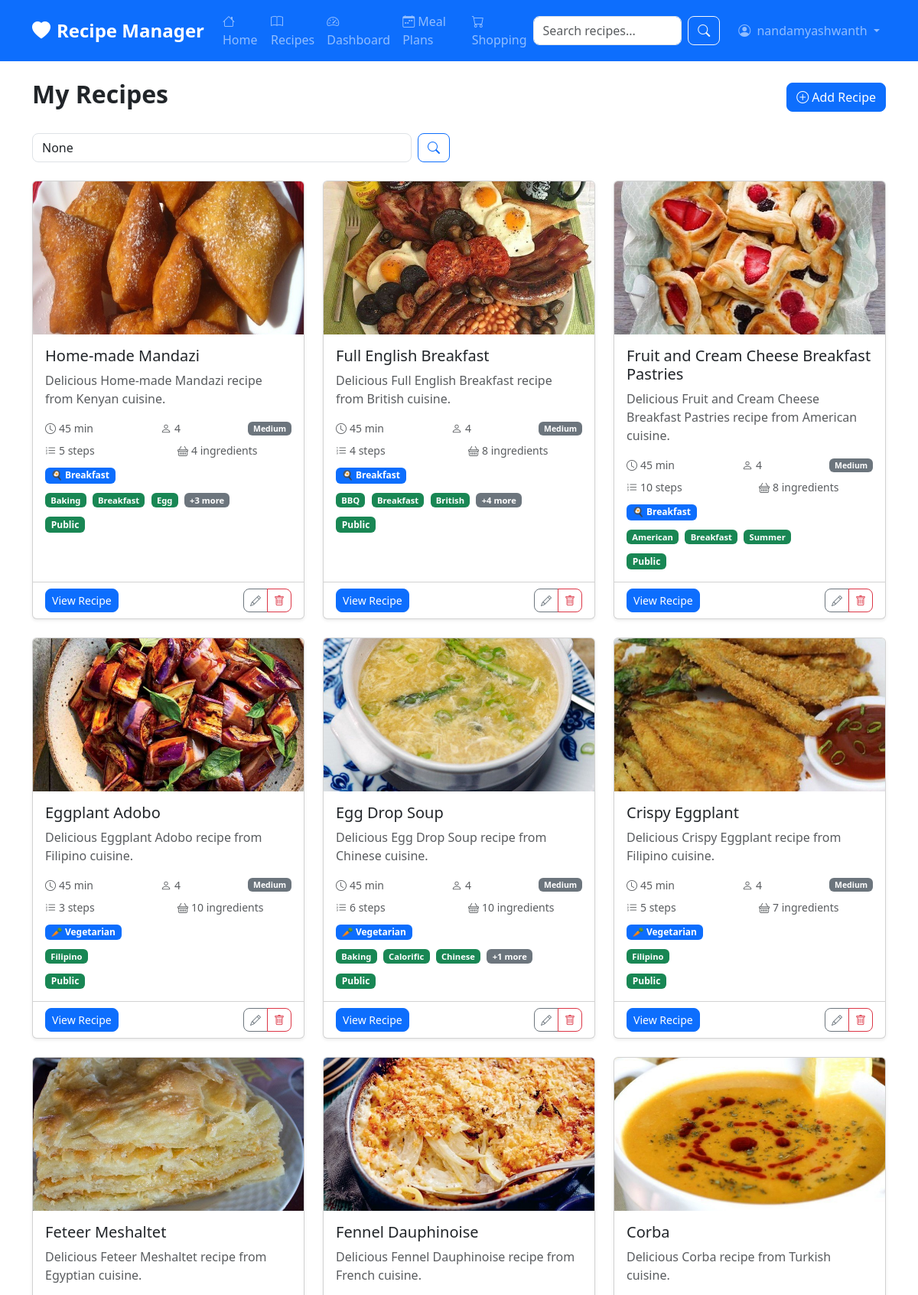
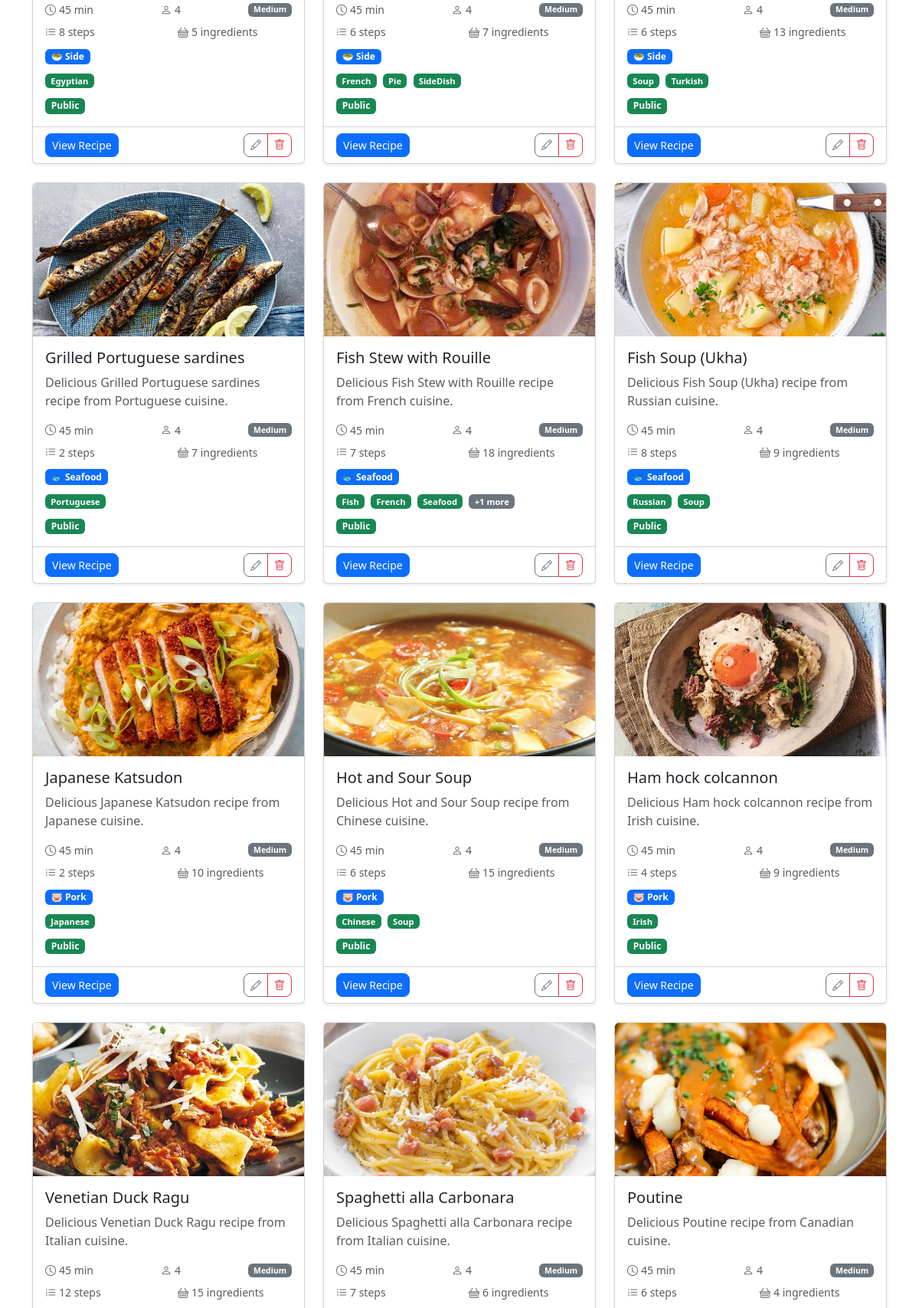
Screenshot of /recipes/my-recipes/ (signed in, upper part) with the database file from the repository (2 pictures, top to bottom).
### apps/users/models.py (models this page shows, shortened)
class User(AbstractUser):
    email = models.EmailField(unique=True)
    first_name = models.CharField(max_length=30)
    last_name = models.CharField(max_length=30)
    avatar = models.ImageField(upload_to='avatars/', blank=True, null=True)
    bio = models.TextField(max_length=500, blank=True)
    location = models.CharField(max_length=100, blank=True)
    birth_date = models.DateField(null=True, blank=True)
    dietary_preferences = models.CharField(max_length=200, blank=True)
    cooking_skill_level = models.CharField(
        max_length=20,
        choices=[
            ('beginner', 'Beginner'),
            ('intermediate', 'Intermediate'),
            ('advanced', 'Advanced'),
            ('expert', 'Expert'),
        ],
        default='beginner'
    )

### apps/recipes/models.py (models this page shows, shortened)
class Recipe(models.Model):
    DIFFICULTY_CHOICES = [
        ('easy', 'Easy'),
        ('medium', 'Medium'),
        ('hard', 'Hard'),
    ]
    title = models.CharField(max_length=200)
    description = models.TextField()
    instructions = models.TextField()
    prep_time = models.PositiveIntegerField(help_text='Preparation time in minutes')
    cook_time = models.PositiveIntegerField(help_text='Cooking time in minutes')
    servings = models.PositiveIntegerField(default=4)
    difficulty = models.CharField(max_length=10, choices=DIFFICULTY_CHOICES, default='easy')
    author = models.ForeignKey(User, on_delete=models.CASCADE, related_name='recipes')
    category = models.ForeignKey(Category, on_delete=models.SET_NULL, null=True, blank=True)
    tags = models.ManyToManyField(Tag, blank=True)
    image = models.ImageField(upload_to='recipes/', blank=True, null=True)
    created_at = models.DateTimeField(auto_now_add=True)
    updated_at = models.DateTimeField(auto_now=True)
    is_public = models.BooleanField(default=True)
    featured = models.BooleanField(default=False)
    class Meta:
        ordering = ['-created_at']
    @property
    def total_time(self):
        return self.prep_time + self.cook_time

class Category(models.Model):
    name = models.CharField(max_length=100, unique=True)
    description = models.TextField(blank=True)
    icon = models.CharField(max_length=50, blank=True)
    color = models.CharField(max_length=7, default='#007bff')
    class Meta:
        verbose_name_plural = 'Categories'
        ordering = ['name']

class Tag(models.Model):
    name = models.CharField(max_length=50, unique=True)
    color = models.CharField(max_length=7, default='#6c757d')
    class Meta:
        ordering = ['name']

### apps/recipes/views.py (the view)
# urls.py: path('my-recipes/', views.my_recipes, name='my_recipes'),
@login_required
def my_recipes(request):
    recipes = Recipe.objects.filter(author=request.user).select_related('category').prefetch_related(
        'ingredients__ingredient',
        'steps',
        'tags'
    ).order_by('-created_at')
    search_query = request.GET.get('search')
    if search_query:
        recipes = recipes.filter(
            Q(title__icontains=search_query) |
            Q(description__icontains=search_query) |
            Q(instructions__icontains=search_query)
        )
    context = {
        'recipes': recipes,
        'search_query': search_query,
    }
    return render(request, 'recipes/my_recipes.html', context)

### templates/recipes/my_recipes.html (shortened to what this page needs)
{% extends 'base.html' %}
{% load static %}
{% block content %}
<div class="container">
    <div class="row">
        <div class="col-12">
            <div class="d-flex justify-content-between align-items-center mb-4">
                <h2 class="fw-bold">My Recipes</h2>
                <a href="{% url 'recipes:create' %}" class="btn btn-primary">
                    <i class="bi bi-plus-circle me-1"></i>Add Recipe
                </a>
            </div>
            <div class="row mb-4">
                <div class="col-md-6">
                    <form method="GET" class="d-flex">
                        <input type="text" name="search" class="form-control me-2"
                               placeholder="Search my recipes..." value="{{ search_query }}">
                        <button type="submit" class="btn btn-outline-primary">
                            <i class="bi bi-search"></i>
                        </button>
                    </form>
                </div>
            </div>
            {% if recipes %}
                <div class="row g-4">
                    {% for recipe in recipes %}
                        <div class="col-md-6 col-lg-4">
                            <div class="card h-100 shadow-sm">
                                {% if recipe.image %}
                                    <img src="{{ recipe.image.url }}" class="card-img-top"
                                         alt="{{ recipe.title }}" style="height: 200px; object-fit: cover;">
                                {% else %}
                                    <div class="card-img-top bg-light d-flex align-items-center justify-content-center"
                                         style="height: 200px;">
                                        <i class="bi bi-image display-4 text-muted"></i>
                                    </div>
                                {% endif %}
                                <div class="card-body">
                                    <h5 class="card-title">{{ recipe.title }}</h5>
                                    <p class="card-text text-muted">{{ recipe.description|truncatechars:100 }}</p>
                                    <div class="d-flex justify-content-between align-items-center small text-muted mb-2">
                                        <span><i class="bi bi-clock me-1"></i>{{ recipe.total_time }} min</span>
                                        <span><i class="bi bi-person me-1"></i>{{ recipe.servings }}</span>
                                        <span class="badge bg-secondary">{{ recipe.get_difficulty_display }}</span>
                                    </div>
                                    <div class="row small text-muted mb-2">
                                        <div class="col-6">
                                            <i class="bi bi-list-ol me-1"></i>{{ recipe.steps.count }} step{{ recipe.steps.count|pluralize }}
                                        </div>
                                        <div class="col-6">
                                            <i class="bi bi-basket me-1"></i>{{ recipe.ingredients.count }} ingredient{{ recipe.ingredients.count|pluralize }}
                                        </div>
                                    </div>
                                    {% if recipe.category %}
                                        <div class="mb-2">
                                            <span class="badge bg-primary">
                                                {{ recipe.category.icon }} {{ recipe.category.name }}
                                            </span>
                                        </div>
                                    {% endif %}
                                    {% if recipe.tags.exists %}
                                        <div class="mb-2">
                                            {% for tag in recipe.tags.all|slice:":3" %}
                                                <span class="badge bg-success me-1" style="font-size: 0.7rem;">{{ tag.name }}</span>
                                            {% endfor %}
                                            {% if recipe.tags.count > 3 %}
                                                <span class="badge bg-secondary" style="font-size: 0.7rem;">+{{ recipe.tags.count|add:"-3" }} more</span>
                                            {% endif %}
                                        </div>
                                    {% endif %}
                                    <div class="mt-2">
                                        {% if recipe.is_public %}
                                            <span class="badge bg-success">Public</span>
                                        {% else %}
                                            <span class="badge bg-secondary">Private</span>
                                        {% endif %}
                                    </div>
                                </div>
                                <div class="card-footer bg-transparent">
                                    <div class="d-flex justify-content-between">
                                        <a href="{% url 'recipes:detail' recipe.pk %}" class="btn btn-primary btn-sm">
                                            View Recipe
                                        </a>
                                        <div class="btn-group" role="group">
                                            <a href="{% url 'recipes:edit' recipe.pk %}" class="btn btn-outline-secondary btn-sm">
                                                <i class="bi bi-pencil"></i>
                                            </a>
                                            <a href="{% url 'recipes:delete' recipe.pk %}" class="btn btn-outline-danger btn-sm">
                                                <i class="bi bi-trash"></i>
                                            </a>
                                        </div>
                                    </div>
                                </div>
                            </div>
                        </div>
                    {% endfor %}
                </div>
            {% endif %}
        </div>
    </div>
</div>
{% endblock %}

### templates/base.html (shortened to what this page needs)
<!DOCTYPE html>
<html lang="en">
<head>
    <link href="https://cdn.jsdelivr.net/npm/bootstrap@5.3.0/dist/css/bootstrap.min.css" rel="stylesheet">
    <link rel="stylesheet" href="https://cdn.jsdelivr.net/npm/bootstrap-icons@1.11.0/font/bootstrap-icons.css">
    {% load static %}
    <link rel="stylesheet" href="{% static 'css/style.css' %}">
</head>
<body>
    <nav class="navbar navbar-expand-lg navbar-dark bg-primary">
        <div class="container">
            <a class="navbar-brand fw-bold" href="{% url 'core:home' %}">
                <i class="bi bi-heart-fill me-2"></i>Recipe Manager
            </a>
            <div class="collapse navbar-collapse" id="navbarNav">
                <ul class="navbar-nav me-auto">
                    <li class="nav-item">
                        <a class="nav-link" href="{% url 'core:home' %}">
                            <i class="bi bi-house me-1"></i>Home
                        </a>
                    </li>
                    <li class="nav-item">
                        <a class="nav-link" href="{% url 'recipes:list' %}">
                            <i class="bi bi-book me-1"></i>Recipes
                        </a>
                    </li>
                    {% if user.is_authenticated %}
                    <li class="nav-item">
                        <a class="nav-link" href="{% url 'core:dashboard' %}">
                            <i class="bi bi-speedometer2 me-1"></i>Dashboard
                        </a>
                    </li>
                    <li class="nav-item">
                        <a class="nav-link" href="{% url 'meal_planning:calendar' %}">
                            <i class="bi bi-calendar-week me-1"></i>Meal Plans
                        </a>
                    </li>
                    <li class="nav-item">
                        <a class="nav-link" href="{% url 'shopping:lists' %}">
                            <i class="bi bi-cart me-1"></i>Shopping
                        </a>
                    </li>
                    {% endif %}
                </ul>
                <form class="d-flex me-3" method="GET" action="{% url 'recipes:list' %}">
                    <input class="form-control me-2" type="search" name="search" placeholder="Search recipes..."
                           value="{{ request.GET.search }}">
                    <button class="btn btn-outline-light" type="submit">
                        <i class="bi bi-search"></i>
                    </button>
                </form>
                <ul class="navbar-nav">
                    {% if user.is_authenticated %}
                        <li class="nav-item dropdown">
                            <a class="nav-link dropdown-toggle" href="#" role="button" data-bs-toggle="dropdown">
                                {% if user.avatar %}
                                    <img src="{{ user.avatar.url }}" alt="Avatar" class="rounded-circle me-1" width="24" height="24">
                                {% else %}
                                    <i class="bi bi-person-circle me-1"></i>
                                {% endif %}
                                {{ user.first_name|default:user.username }}
                            </a>
                        </li>
                    {% endif %}
                </ul>
            </div>
        </div>
    </nav>
    <main class="py-4">
        {% block content %}{% endblock %}
    </main>
</body>
</html>

### static/css/style.css (style rules this page uses)
body { font-family: 'Segoe UI', Tahoma, Geneva, Verdana, sans-serif; }
.navbar-brand { font-size: 1.5rem; }
.card { transition: transform 0.2s ease-in-out; }
.btn { border-radius: 8px; }
.form-control, .form-select { border-radius: 8px; }

### rows the page displays
User: first_name "nandamyashwanth"
Recipe: image (picture), title "Home-made Mandazi", description "Delicious Home-made Mandazi recipe from Kenyan cuisine.", total_time "45", servings "4", difficulty "Medium", steps.count "5", ingredients.count "4", category.icon "🍳", category.name "Breakfast", tags.count|add "3", is_public "Public"
Tag: name "Baking"
Tag: name "Breakfast"
Tag: name "Egg"
Recipe: image (picture), title "Full English Breakfast", description "Delicious Full English Breakfast recipe from British cuisine.", total_time "45", servings "4", difficulty "Medium", steps.count "4", ingredients.count "8", category.icon "🍳", category.name "Breakfast", tags.count|add "4", is_public "Public"
Tag: name "BBQ"
Tag: name "British"
Recipe: image (picture), title "Fruit and Cream Cheese Breakfast Pastries", description "Delicious Fruit and Cream Cheese Breakfast Pastries recipe from American cuisine.", total_time "45", servings "4", difficulty "Medium", steps.count "10", ingredients.count "8", category.icon "🍳", category.name "Breakfast", is_public "Public"
Tag: name "American"
Tag: name "Summer"
Recipe: image (picture), title "Eggplant Adobo", description "Delicious Eggplant Adobo recipe from Filipino cuisine.", total_time "45", servings "4", difficulty "Medium", steps.count "3", ingredients.count "10", category.icon "🥕", category.name "Vegetarian", is_public "Public"
Tag: name "Filipino"
Recipe: image (picture), title "Egg Drop Soup", description "Delicious Egg Drop Soup recipe from Chinese cuisine.", total_time "45", servings "4", difficulty "Medium", steps.count "6", ingredients.count "10", category.icon "🥕", category.name "Vegetarian", tags.count|add "1", is_public "Public"
Tag: name "Calorific"
Tag: name "Chinese"
Recipe: image (picture), title "Crispy Eggplant", description "Delicious Crispy Eggplant recipe from Filipino cuisine.", total_time "45", servings "4", difficulty "Medium", steps.count "5", ingredients.count "7", category.icon "🥕", category.name "Vegetarian", is_public "Public"
Recipe: image (picture), title "Feteer Meshaltet", description "Delicious Feteer Meshaltet recipe from Egyptian cuisine.", total_time "45", servings "4", difficulty "Medium", steps.count "8", ingredients.count "5", category.icon "🥗", category.name "Side", is_public "Public"
Tag: name "Egyptian"
Recipe: image (picture), title "Fennel Dauphinoise", description "Delicious Fennel Dauphinoise recipe from French cuisine.", total_time "45", servings "4", difficulty "Medium", steps.count "6", ingredients.count "7", category.icon "🥗", category.name "Side", is_public "Public"
Tag: name "French"
Tag: name "Pie"
Tag: name "SideDish"
Recipe: image (picture), title "Corba", description "Delicious Corba recipe from Turkish cuisine.", total_time "45", servings "4", difficulty "Medium", steps.count "6", ingredients.count "13", category.icon "🥗", category.name "Side", is_public "Public"
Tag: name "Soup"
Tag: name "Turkish"
Recipe: image (picture), title "Grilled Portuguese sardines", description "Delicious Grilled Portuguese sardines recipe from Portuguese cuisine.", total_time "45", servings "4", difficulty "Medium", steps.count "2", ingredients.count "7", category.icon "🐟", category.name "Seafood", is_public "Public"
Tag: name "Portuguese"
Recipe: image (picture), title "Fish Stew with Rouille", description "Delicious Fish Stew with Rouille recipe from French cuisine.", total_time "45", servings "4", difficulty "Medium", steps.count "7", ingredients.count "18", category.icon "🐟", category.name "Seafood", tags.count|add "1", is_public "Public"
Tag: name "Fish"
Tag: name "Seafood"
Recipe: image (picture), title "Fish Soup (Ukha)", description "Delicious Fish Soup (Ukha) recipe from Russian cuisine.", total_time "45", servings "4", difficulty "Medium", steps.count "8", ingredients.count "9", category.icon "🐟", category.name "Seafood", is_public "Public"
Tag: name "Russian"
Recipe: image (picture), title "Japanese Katsudon", description "Delicious Japanese Katsudon recipe from Japanese cuisine.", total_time "45", servings "4", difficulty "Medium", steps.count "2", ingredients.count "10", category.icon "🐷", category.name "Pork", is_public "Public"
Tag: name "Japanese"
Recipe: image (picture), title "Hot and Sour Soup", description "Delicious Hot and Sour Soup recipe from Chinese cuisine.", total_time "45", servings "4", difficulty "Medium", steps.count "6", ingredients.count "15", category.icon "🐷", category.name "Pork", is_public "Public"
Recipe: image (picture), title "Ham hock colcannon", description "Delicious Ham hock colcannon recipe from Irish cuisine.", total_time "45", servings "4", difficulty "Medium", steps.count "4", ingredients.count "9", category.icon "🐷", category.name "Pork", is_public "Public"
Tag: name "Irish"
Recipe: image (picture), title "Venetian Duck Ragu", description "Delicious Venetian Duck Ragu recipe from Italian cuisine.", total_time "45", servings "4", difficulty "Medium", steps.count "12", ingredients.count "15"
Recipe: image (picture), title "Spaghetti alla Carbonara", description "Delicious Spaghetti alla Carbonara recipe from Italian cuisine.", total_time "45", servings "4", difficulty "Medium", steps.count "7", ingredients.count "6"
Recipe: image (picture), title "Poutine", description "Delicious Poutine recipe from Canadian cuisine.", total_time "45", servings "4", difficulty "Medium", steps.count "6", ingredients.count "4"
